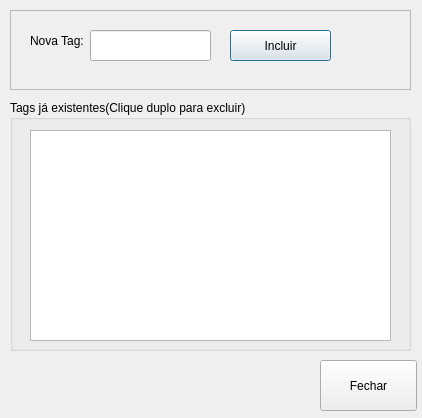
<?xml version="1.0" encoding="UTF-8"?>
<ui version="4.0">
 <class>Window</class>
 <widget class="QDialog" name="Window">
  <property name="geometry">
   <rect>
    <x>0</x>
    <y>0</y>
    <width>422</width>
    <height>418</height>
   </rect>
  </property>
  <property name="windowTitle">
   <string>Incluir TAG</string>
  </property>
  <property name="modal">
   <bool>false</bool>
  </property>
  <widget class="QGroupBox" name="groupBox">
   <property name="geometry">
    <rect>
     <x>10</x>
     <y>100</y>
     <width>401</width>
     <height>251</height>
    </rect>
   </property>
   <property name="title">
    <string>Tags já existentes(Clique duplo para excluir)</string>
   </property>
   <widget class="QListWidget" name="lstTags">
    <property name="geometry">
     <rect>
      <x>20</x>
      <y>30</y>
      <width>361</width>
      <height>211</height>
     </rect>
    </property>
   </widget>
  </widget>
  <widget class="QFrame" name="frame">
   <property name="geometry">
    <rect>
     <x>10</x>
     <y>10</y>
     <width>401</width>
     <height>80</height>
    </rect>
   </property>
   <property name="frameShape">
    <enum>QFrame::StyledPanel</enum>
   </property>
   <property name="frameShadow">
    <enum>QFrame::Raised</enum>
   </property>
   <widget class="QLabel" name="label">
    <property name="geometry">
     <rect>
      <x>20</x>
      <y>20</y>
      <width>61</width>
      <height>21</height>
     </rect>
    </property>
    <property name="text">
     <string>Nova Tag: </string>
    </property>
   </widget>
   <widget class="QPushButton" name="btnIncluir">
    <property name="geometry">
     <rect>
      <x>220</x>
      <y>20</y>
      <width>101</width>
      <height>31</height>
     </rect>
    </property>
    <property name="toolTip">
     <string>Clique para incluir nova TAG</string>
    </property>
    <property name="text">
     <string>Incluir</string>
    </property>
   </widget>
   <widget class="QLineEdit" name="txtTag">
    <property name="geometry">
     <rect>
      <x>80</x>
      <y>20</y>
      <width>121</width>
      <height>31</height>
     </rect>
    </property>
   </widget>
  </widget>
  <widget class="QPushButton" name="btnFechar">
   <property name="geometry">
    <rect>
     <x>320</x>
     <y>360</y>
     <width>97</width>
     <height>51</height>
    </rect>
   </property>
   <property name="text">
    <string>Fechar</string>
   </property>
  </widget>
 </widget>
 <resources/>
 <connections/>
</ui>
